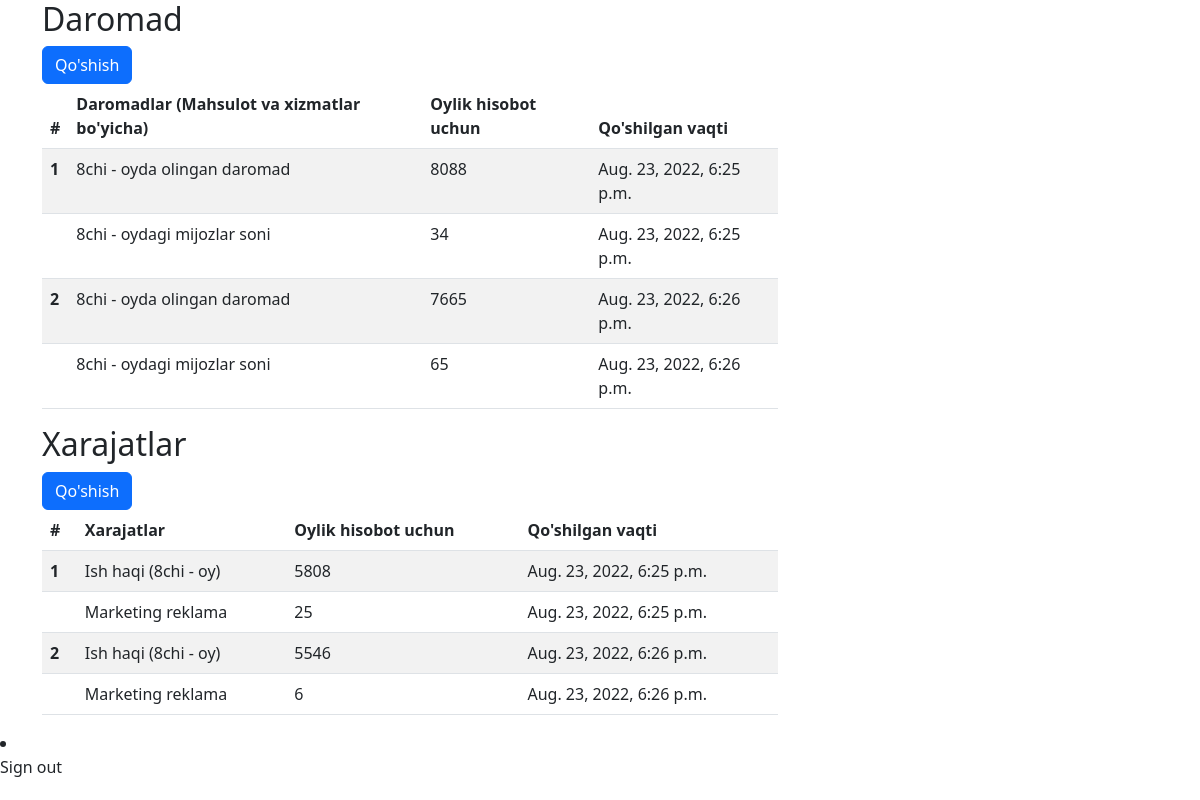
Page /report_detail/5 (signed in) on the committed database.
### report/models.py (models this page shows, shortened)
class InComeModel(models.Model):
    report = models.ForeignKey(ReportModel, related_name="income", on_delete=models.CASCADE)
    month_income = models.CharField(max_length=255)
    month_customer = models.CharField(max_length=255)
    publish_date = models.DateTimeField(auto_now_add=True)

class ExpenseModel(models.Model):
    report_expense = models.ForeignKey(ReportModel, related_name="expense", on_delete=models.CASCADE)
    salary = models.CharField(max_length=255)
    advertising = models.CharField(max_length=255)
    publish_date = models.DateTimeField(auto_now_add=True)

### report/views.py (the view)
# urls.py: path('report_detail/<int:pk>', report_detail_view, name='report_detail'),
@login_required
def report_detail_view(request, pk):
    context = {}
    report_detail = get_object_or_404(ReportModel, pk=pk)
    expense = ExpenseModel.objects.filter(report_expense_id=pk)
    income = InComeModel.objects.filter(report_id=pk)
    account = report_detail.author.email
    context['report_detail'] = report_detail
    context['expense'] = expense
    context['income'] = income
    context['account'] = account
    return render(request, 'report_detail.html', context)

### report/templates/report_detail.html (shortened to what this page needs)
<!doctype html>
<html lang="en">
<head>
    <link href="https://cdn.jsdelivr.net/npm/bootstrap@5.2.0/dist/css/bootstrap.min.css" rel="stylesheet"
>
</head>
<body>
    <div class="container">
        <div class="row">
            <div class="col-8">
                <h2>Daromad</h2>
                 {% if account == request.user.email %}
                    <a href="{% url 'report:add_income' report_detail.id %}" type="button" class="btn btn-primary">Qo'shish</a>
                 {% endif %}
                <table class="table table-striped">
                    <thead>
                        <tr>
                            <th scope="col">#</th>
                            <th scope="col">Daromadlar (Mahsulot va xizmatlar bo'yicha)</th>
                            <th scope="col">Oylik hisobot uchun</th>
                            <th scope="col">Qo'shilgan vaqti</th>
                        </tr>
                    </thead>
                    <tbody>
                    {% for i in income %}
                        <tr>
                            <th scope="row">{{ forloop.counter }}</th>
                            <td>{{ i.publish_date.date.month }}chi - oyda olingan daromad</td>
                            <td>{{ i.month_income }}</td>
                            <td>{{ i.publish_date }}</td>
                        </tr>
                        <tr>
                            <th scope="row"></th>
                            <td>{{ i.publish_date.month }}chi - oydagi mijozlar soni</td>
                            <td>{{ i.month_customer }}</td>
                            <td>{{ i.publish_date }}</td>
                        </tr>
                    {% endfor %}
                    </tbody>
                </table>
            </div>
        </div>
        <div class="row">
            <div class="col-8">
                <h2>Xarajatlar</h2>
            {% if account == request.user.email %}
                <a href="{% url 'report:add_expense' report_detail.id %}" type="button" class="btn btn-primary">Qo'shish</a>
            {% endif %}
                <table class="table table-striped">
                    <thead>
                        <tr>
                            <th scope="col">#</th>
                            <th scope="col">Xarajatlar</th>
                            <th scope="col">Oylik hisobot uchun</th>
                            <th scope="col">Qo'shilgan vaqti</th>
                        </tr>
                    </thead>
                         <tbody>
                         {% for i in expense %}
                            <tr>
                                <th scope="row">{{ forloop.counter }}</th>
                                <td>Ish haqi ({{ i.publish_date.month }}chi - oy)</td>
                                <td>{{ i.salary }}</td>
                                <td>{{ i.publish_date }}</td>
                            </tr>
                            <tr>
                                <th scope="row"></th>
                                <td>Marketing reklama</td>
                                <td>{{ i.advertising }}</td>
                                <td>{{ i.publish_date }}</td>
                            </tr>
                         {% endfor %}
                    </tbody>
                </table>
            </div>
        </div>
    </div>
</body>
  <li><a class="dropdown-item" href="{% url 'account:signout' %}">Sign out</a></li>
</html>

### rows in the picture
InComeModel: publish_date.date.month "8", month_income "8088", publish_date "Aug. 23, 2022, 6:25 p.m.", publish_date.month "8", month_customer "34"
InComeModel: publish_date.date.month "8", month_income "7665", publish_date "Aug. 23, 2022, 6:26 p.m.", publish_date.month "8", month_customer "65"
ExpenseModel: publish_date.month "8", salary "5808", publish_date "Aug. 23, 2022, 6:25 p.m.", advertising "25"
ExpenseModel: publish_date.month "8", salary "5546", publish_date "Aug. 23, 2022, 6:26 p.m.", advertising "6"
